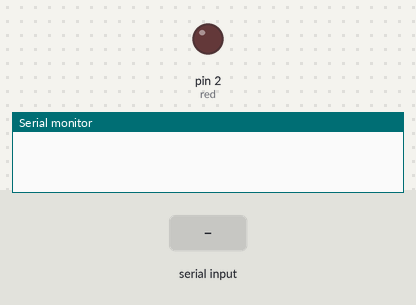
This sketch was run on a simulated Arduino Uno, built with avr-gcc and run on an emulated ATmega328P. On the bench: output pins drawn as LEDs (lit = HIGH), the last lines printed to the serial monitor. The inputs (shaded band) are chosen by the test bench.

Above: at 1.2 s.
1.3 s: "0\n" received over Serial
At 1.9 s:
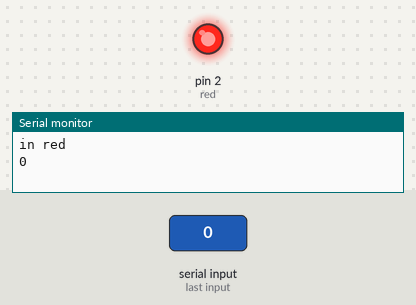
Timing chart, 0 to 4.3 s (numbered marks = the images above; inputs shaded):
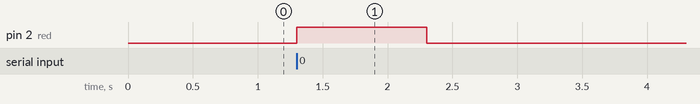

Measured:
- after the input at 1.3 s, pin 2 (red): LOW → HIGH at once, → LOW 1.0 s later

The sketch:

sender.ino
```cpp
#define red 2//0
//#define green 3//1
void setup() {
Serial.begin(9600);
pinMode(red,1);
//pinMode(green,1);
}
String reading = "";
void loop() {
  if(Serial.available()){
  reading = Serial.readStringUntil('\n');
  }
  if(reading == "0"){
    Serial.println("in red");
    Serial.println(reading);
    digitalWrite(red,1);
//    digitalWrite(green,0);
  delay(1000);

  }
//  else if(reading == "1"){
//    Serial.println("in green");
//    Serial.println(reading);
//    pinMode(red,0);
//    pinMode(green,1);
//      delay(1000);
//
//  }
  digitalWrite(red,0);
//  digitalWrite(green,0);
  reading = "";

}
```
